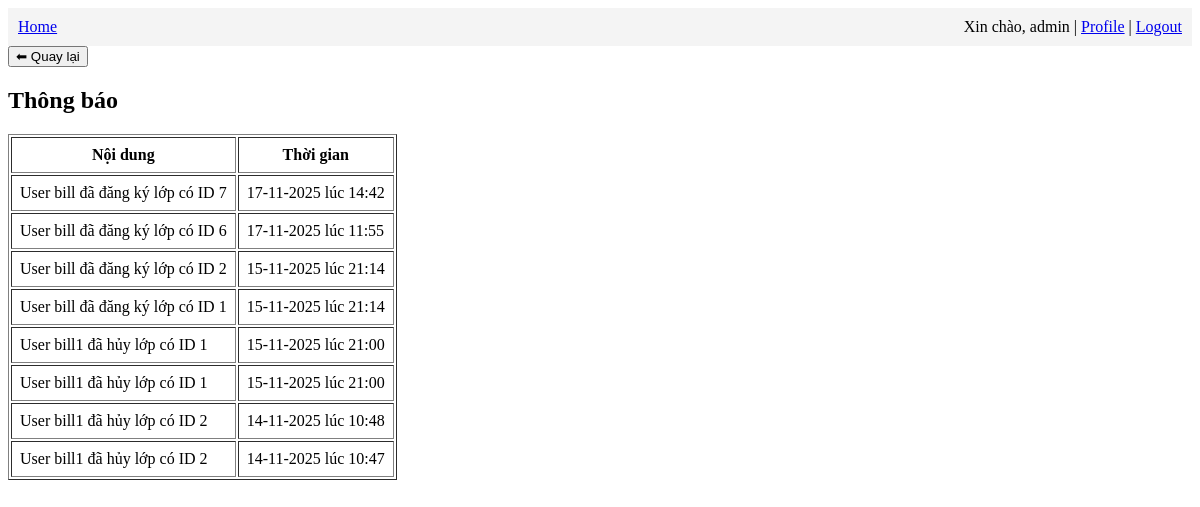
Before: /admin/notifications (signed in) with the older database file.
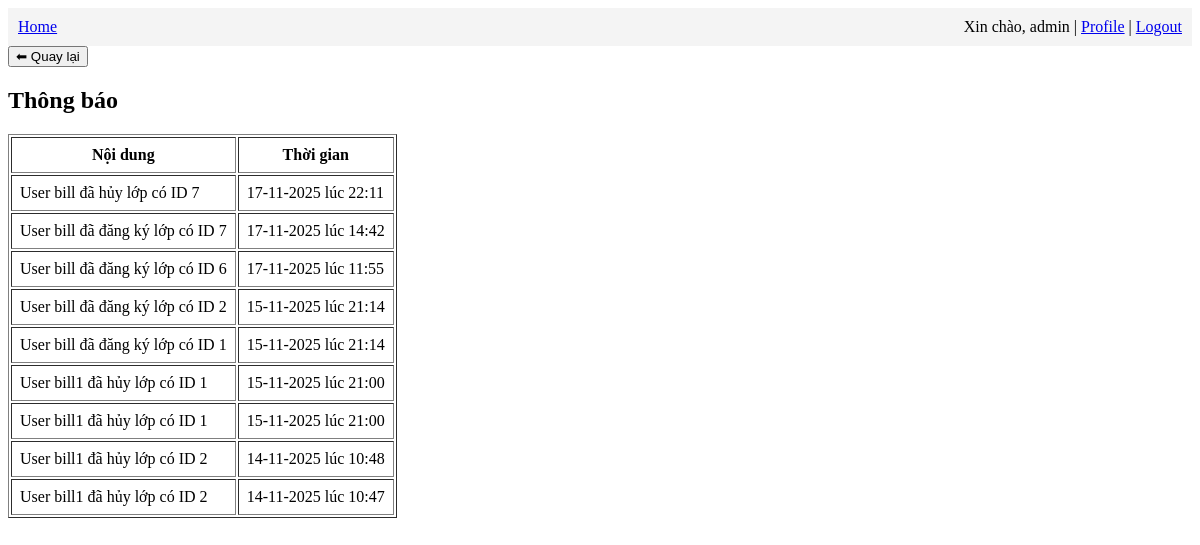
After: the same page with the newer database file.
### app/models.py (models this page shows)
class Notification(db.Model):
    id = db.Column(db.Integer, primary_key=True)
    message = db.Column(db.String(255), nullable=False)
    is_read = db.Column(db.Boolean, default=False)
    timestamp = db.Column(db.DateTime, default=datetime.utcnow)
    @property
    def timestamp_vn(self):
        return self.timestamp + timedelta(hours=7)

### app/admin/routes.py (the view)
    def wrapper(*args, **kwargs):
        if current_user.role != "admin":
            flash("Bạn không có quyền truy cập.")
            return redirect(url_for("main.index"))
        return func(*args, **kwargs)

### app/admin/routes.py (called while the page is built)
def admin_required(func):
    def wrapper(*args, **kwargs):
        if current_user.role != "admin":
            flash("Bạn không có quyền truy cập.")
            return redirect(url_for("main.index"))
        return func(*args, **kwargs)
    wrapper.__name__ = func.__name__
    return wrapper

@bp.route('/notifications')
@login_required
@admin_required
def notifications():
    notes = Notification.query.order_by(Notification.timestamp.desc()).all()
    return render_template('admin/notifications.html', notes=notes)

### app/models.py (called while the page is built)
@login.user_loader
def load_user(id):
    return db.session.get(User, int(id))

### app/admin/templates/admin/notifications.html (shortened to what this page needs)
{% extends "base.html" %}
{% block content %}
    <h2>Thông báo</h2>
    <table border="1" cellpadding="8">
        <tr>
            <th>Nội dung</th>
            <th>Thời gian</th>
        </tr>
        {% for n in notes %}
        <tr>
            <td>{{ n.message }}</td>
            <td>{{ n.timestamp_vn.strftime("%d-%m-%Y lúc %H:%M") }}</td>
        </tr>
        {% endfor %}
    </table>
{% endblock %}

Changed rows visible on the page:
added Notification: message "User bill đã hủy lớp có ID 7", timestamp_vn "17-11-2025 lúc 22:11"
